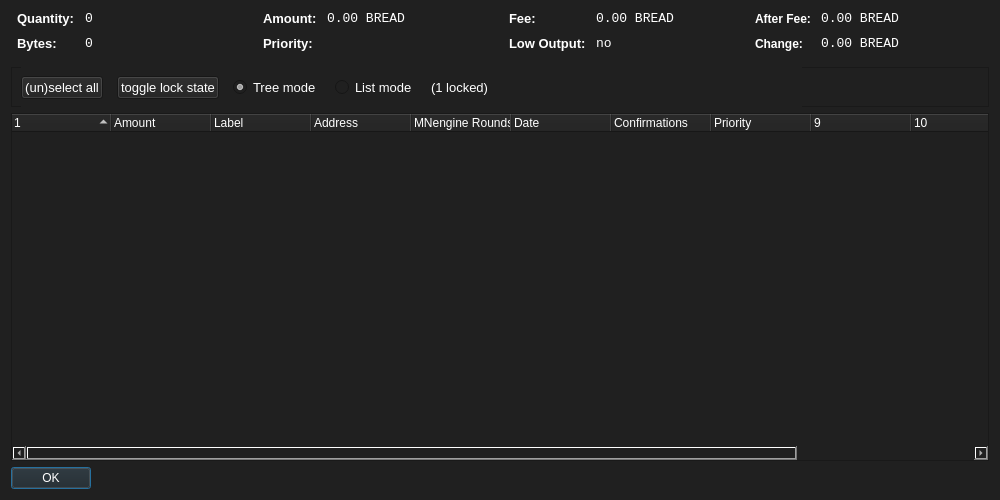
<?xml version="1.0" encoding="UTF-8"?>
<ui version="4.0">
 <class>CoinControlDialog</class>
 <widget class="QDialog" name="CoinControlDialog">
  <property name="geometry">
   <rect>
    <x>0</x>
    <y>0</y>
    <width>1000</width>
    <height>500</height>
   </rect>
  </property>
  <property name="windowTitle">
   <string>Coin Control</string>
  </property>
  <property name="styleSheet">
   <string notr="true">background-color: rgb(32, 32, 32);
color: rgb(255, 255, 255);</string>
  </property>
  <layout class="QVBoxLayout" name="verticalLayout">
   <item>
    <layout class="QHBoxLayout" name="horizontalLayoutTop" stretch="0,0,0,0">
     <property name="topMargin">
      <number>0</number>
     </property>
     <property name="bottomMargin">
      <number>10</number>
     </property>
     <item>
      <layout class="QFormLayout" name="formLayoutCoinControl1">
       <property name="horizontalSpacing">
        <number>10</number>
       </property>
       <property name="verticalSpacing">
        <number>10</number>
       </property>
       <property name="leftMargin">
        <number>6</number>
       </property>
       <property name="rightMargin">
        <number>6</number>
       </property>
       <item row="0" column="0">
        <widget class="QLabel" name="labelCoinControlQuantityText">
         <property name="font">
          <font>
           <pointsize>10</pointsize>
           <weight>75</weight>
           <bold>true</bold>
          </font>
         </property>
         <property name="styleSheet">
          <string notr="true">font-weight:bold;</string>
         </property>
         <property name="text">
          <string>Quantity:</string>
         </property>
        </widget>
       </item>
       <item row="0" column="1">
        <widget class="QLabel" name="labelCoinControlQuantity">
         <property name="font">
          <font>
           <family>Monospace</family>
           <pointsize>10</pointsize>
          </font>
         </property>
         <property name="cursor">
          <cursorShape>IBeamCursor</cursorShape>
         </property>
         <property name="contextMenuPolicy">
          <enum>Qt::ActionsContextMenu</enum>
         </property>
         <property name="text">
          <string notr="true">0</string>
         </property>
         <property name="textInteractionFlags">
          <set>Qt::LinksAccessibleByMouse|Qt::TextSelectableByKeyboard|Qt::TextSelectableByMouse</set>
         </property>
        </widget>
       </item>
       <item row="1" column="0">
        <widget class="QLabel" name="labelCoinControlBytesText">
         <property name="font">
          <font>
           <pointsize>10</pointsize>
           <weight>75</weight>
           <bold>true</bold>
          </font>
         </property>
         <property name="styleSheet">
          <string notr="true">font-weight:bold;</string>
         </property>
         <property name="text">
          <string>Bytes:</string>
         </property>
        </widget>
       </item>
       <item row="1" column="1">
        <widget class="QLabel" name="labelCoinControlBytes">
         <property name="font">
          <font>
           <family>Monospace</family>
           <pointsize>10</pointsize>
          </font>
         </property>
         <property name="cursor">
          <cursorShape>IBeamCursor</cursorShape>
         </property>
         <property name="contextMenuPolicy">
          <enum>Qt::ActionsContextMenu</enum>
         </property>
         <property name="text">
          <string notr="true">0</string>
         </property>
         <property name="textInteractionFlags">
          <set>Qt::LinksAccessibleByMouse|Qt::TextSelectableByKeyboard|Qt::TextSelectableByMouse</set>
         </property>
        </widget>
       </item>
      </layout>
     </item>
     <item>
      <layout class="QFormLayout" name="formLayoutCoinControl2">
       <property name="horizontalSpacing">
        <number>10</number>
       </property>
       <property name="verticalSpacing">
        <number>10</number>
       </property>
       <property name="leftMargin">
        <number>6</number>
       </property>
       <property name="rightMargin">
        <number>6</number>
       </property>
       <item row="0" column="0">
        <widget class="QLabel" name="labelCoinControlAmountText">
         <property name="font">
          <font>
           <pointsize>10</pointsize>
           <weight>75</weight>
           <bold>true</bold>
          </font>
         </property>
         <property name="styleSheet">
          <string notr="true">font-weight:bold;</string>
         </property>
         <property name="text">
          <string>Amount:</string>
         </property>
        </widget>
       </item>
       <item row="0" column="1">
        <widget class="QLabel" name="labelCoinControlAmount">
         <property name="font">
          <font>
           <family>Monospace</family>
           <pointsize>10</pointsize>
          </font>
         </property>
         <property name="cursor">
          <cursorShape>IBeamCursor</cursorShape>
         </property>
         <property name="contextMenuPolicy">
          <enum>Qt::ActionsContextMenu</enum>
         </property>
         <property name="text">
          <string notr="true">0.00 BREAD</string>
         </property>
         <property name="textInteractionFlags">
          <set>Qt::LinksAccessibleByMouse|Qt::TextSelectableByKeyboard|Qt::TextSelectableByMouse</set>
         </property>
        </widget>
       </item>
       <item row="1" column="0">
        <widget class="QLabel" name="labelCoinControlPriorityText">
         <property name="font">
          <font>
           <pointsize>10</pointsize>
           <weight>75</weight>
           <bold>true</bold>
          </font>
         </property>
         <property name="styleSheet">
          <string notr="true">font-weight:bold;</string>
         </property>
         <property name="text">
          <string>Priority:</string>
         </property>
        </widget>
       </item>
       <item row="1" column="1">
        <widget class="QLabel" name="labelCoinControlPriority">
         <property name="font">
          <font>
           <family>Monospace</family>
           <pointsize>10</pointsize>
          </font>
         </property>
         <property name="cursor">
          <cursorShape>IBeamCursor</cursorShape>
         </property>
         <property name="contextMenuPolicy">
          <enum>Qt::ActionsContextMenu</enum>
         </property>
         <property name="text">
          <string/>
         </property>
         <property name="textInteractionFlags">
          <set>Qt::LinksAccessibleByMouse|Qt::TextSelectableByKeyboard|Qt::TextSelectableByMouse</set>
         </property>
        </widget>
       </item>
      </layout>
     </item>
     <item>
      <layout class="QFormLayout" name="formLayoutCoinControl3">
       <property name="horizontalSpacing">
        <number>10</number>
       </property>
       <property name="verticalSpacing">
        <number>10</number>
       </property>
       <property name="leftMargin">
        <number>6</number>
       </property>
       <property name="rightMargin">
        <number>6</number>
       </property>
       <item row="0" column="0">
        <widget class="QLabel" name="labelCoinControlFeeText">
         <property name="font">
          <font>
           <pointsize>10</pointsize>
           <weight>75</weight>
           <bold>true</bold>
          </font>
         </property>
         <property name="styleSheet">
          <string notr="true">font-weight:bold;</string>
         </property>
         <property name="text">
          <string>Fee:</string>
         </property>
        </widget>
       </item>
       <item row="0" column="1">
        <widget class="QLabel" name="labelCoinControlFee">
         <property name="font">
          <font>
           <family>Monospace</family>
           <pointsize>10</pointsize>
          </font>
         </property>
         <property name="cursor">
          <cursorShape>IBeamCursor</cursorShape>
         </property>
         <property name="contextMenuPolicy">
          <enum>Qt::ActionsContextMenu</enum>
         </property>
         <property name="text">
          <string notr="true">0.00 BREAD</string>
         </property>
         <property name="textInteractionFlags">
          <set>Qt::LinksAccessibleByMouse|Qt::TextSelectableByKeyboard|Qt::TextSelectableByMouse</set>
         </property>
        </widget>
       </item>
       <item row="1" column="0">
        <widget class="QLabel" name="labelCoinControlLowOutputText">
         <property name="enabled">
          <bool>false</bool>
         </property>
         <property name="font">
          <font>
           <pointsize>10</pointsize>
           <weight>75</weight>
           <bold>true</bold>
          </font>
         </property>
         <property name="styleSheet">
          <string notr="true">font-weight:bold;</string>
         </property>
         <property name="text">
          <string>Low Output:</string>
         </property>
        </widget>
       </item>
       <item row="1" column="1">
        <widget class="QLabel" name="labelCoinControlLowOutput">
         <property name="enabled">
          <bool>false</bool>
         </property>
         <property name="font">
          <font>
           <family>Monospace</family>
           <pointsize>10</pointsize>
          </font>
         </property>
         <property name="cursor">
          <cursorShape>IBeamCursor</cursorShape>
         </property>
         <property name="contextMenuPolicy">
          <enum>Qt::ActionsContextMenu</enum>
         </property>
         <property name="text">
          <string notr="true">no</string>
         </property>
         <property name="textInteractionFlags">
          <set>Qt::LinksAccessibleByMouse|Qt::TextSelectableByKeyboard|Qt::TextSelectableByMouse</set>
         </property>
        </widget>
       </item>
      </layout>
     </item>
     <item>
      <layout class="QFormLayout" name="formLayoutCoinControl4">
       <property name="horizontalSpacing">
        <number>10</number>
       </property>
       <property name="verticalSpacing">
        <number>10</number>
       </property>
       <property name="leftMargin">
        <number>6</number>
       </property>
       <property name="rightMargin">
        <number>6</number>
       </property>
       <item row="0" column="0">
        <widget class="QLabel" name="labelCoinControlAfterFeeText">
         <property name="styleSheet">
          <string notr="true">font-weight:bold;</string>
         </property>
         <property name="text">
          <string>After Fee:</string>
         </property>
        </widget>
       </item>
       <item row="0" column="1">
        <widget class="QLabel" name="labelCoinControlAfterFee">
         <property name="font">
          <font>
           <family>Monospace</family>
           <pointsize>10</pointsize>
          </font>
         </property>
         <property name="cursor">
          <cursorShape>IBeamCursor</cursorShape>
         </property>
         <property name="contextMenuPolicy">
          <enum>Qt::ActionsContextMenu</enum>
         </property>
         <property name="text">
          <string notr="true">0.00 BREAD</string>
         </property>
         <property name="textInteractionFlags">
          <set>Qt::LinksAccessibleByMouse|Qt::TextSelectableByKeyboard|Qt::TextSelectableByMouse</set>
         </property>
        </widget>
       </item>
       <item row="1" column="0">
        <widget class="QLabel" name="labelCoinControlChangeText">
         <property name="enabled">
          <bool>false</bool>
         </property>
         <property name="styleSheet">
          <string notr="true">font-weight:bold;</string>
         </property>
         <property name="text">
          <string>Change:</string>
         </property>
        </widget>
       </item>
       <item row="1" column="1">
        <widget class="QLabel" name="labelCoinControlChange">
         <property name="enabled">
          <bool>false</bool>
         </property>
         <property name="font">
          <font>
           <family>Monospace</family>
           <pointsize>10</pointsize>
          </font>
         </property>
         <property name="cursor">
          <cursorShape>IBeamCursor</cursorShape>
         </property>
         <property name="contextMenuPolicy">
          <enum>Qt::ActionsContextMenu</enum>
         </property>
         <property name="text">
          <string notr="true">0.00 BREAD</string>
         </property>
         <property name="textInteractionFlags">
          <set>Qt::LinksAccessibleByMouse|Qt::TextSelectableByKeyboard|Qt::TextSelectableByMouse</set>
         </property>
        </widget>
       </item>
      </layout>
     </item>
    </layout>
   </item>
   <item>
    <widget class="QFrame" name="frame">
     <property name="minimumSize">
      <size>
       <width>0</width>
       <height>40</height>
      </size>
     </property>
     <property name="frameShape">
      <enum>QFrame::StyledPanel</enum>
     </property>
     <property name="frameShadow">
      <enum>QFrame::Sunken</enum>
     </property>
     <widget class="QWidget" name="horizontalLayoutWidget">
      <property name="geometry">
       <rect>
        <x>10</x>
        <y>0</y>
        <width>781</width>
        <height>41</height>
       </rect>
      </property>
      <layout class="QHBoxLayout" name="horizontalLayoutPanel" stretch="0,0,0,0,0,0">
       <property name="spacing">
        <number>14</number>
       </property>
       <item>
        <widget class="QPushButton" name="pushButtonSelectAll">
         <property name="sizePolicy">
          <sizepolicy hsizetype="Maximum" vsizetype="Fixed">
           <horstretch>0</horstretch>
           <verstretch>0</verstretch>
          </sizepolicy>
         </property>
         <property name="font">
          <font>
           <pointsize>10</pointsize>
          </font>
         </property>
         <property name="text">
          <string>(un)select all</string>
         </property>
        </widget>
       </item>
       <item>
        <widget class="QPushButton" name="pushButtonToggleLock">
         <property name="sizePolicy">
          <sizepolicy hsizetype="Maximum" vsizetype="Fixed">
           <horstretch>0</horstretch>
           <verstretch>0</verstretch>
          </sizepolicy>
         </property>
         <property name="font">
          <font>
           <pointsize>10</pointsize>
          </font>
         </property>
         <property name="text">
          <string>toggle lock state</string>
         </property>
         <property name="autoDefault">
          <bool>false</bool>
         </property>
        </widget>
       </item>
       <item>
        <widget class="QRadioButton" name="radioTreeMode">
         <property name="sizePolicy">
          <sizepolicy hsizetype="Maximum" vsizetype="Fixed">
           <horstretch>0</horstretch>
           <verstretch>0</verstretch>
          </sizepolicy>
         </property>
         <property name="font">
          <font>
           <pointsize>10</pointsize>
          </font>
         </property>
         <property name="text">
          <string>Tree mode</string>
         </property>
         <property name="checked">
          <bool>true</bool>
         </property>
        </widget>
       </item>
       <item>
        <widget class="QRadioButton" name="radioListMode">
         <property name="sizePolicy">
          <sizepolicy hsizetype="Maximum" vsizetype="Fixed">
           <horstretch>0</horstretch>
           <verstretch>0</verstretch>
          </sizepolicy>
         </property>
         <property name="font">
          <font>
           <pointsize>10</pointsize>
          </font>
         </property>
         <property name="text">
          <string>List mode</string>
         </property>
        </widget>
       </item>
       <item>
        <widget class="QLabel" name="labelLocked">
         <property name="font">
          <font>
           <pointsize>10</pointsize>
          </font>
         </property>
         <property name="text">
          <string>(1 locked)</string>
         </property>
        </widget>
       </item>
       <item>
        <spacer name="horizontalSpacer">
         <property name="orientation">
          <enum>Qt::Horizontal</enum>
         </property>
         <property name="sizeHint" stdset="0">
          <size>
           <width>40</width>
           <height>20</height>
          </size>
         </property>
        </spacer>
       </item>
      </layout>
     </widget>
    </widget>
   </item>
   <item>
    <widget class="CoinControlTreeWidget" name="treeWidget">
     <property name="font">
      <font>
       <pointsize>10</pointsize>
      </font>
     </property>
     <property name="contextMenuPolicy">
      <enum>Qt::CustomContextMenu</enum>
     </property>
     <property name="sortingEnabled">
      <bool>false</bool>
     </property>
     <property name="columnCount">
      <number>12</number>
     </property>
     <attribute name="headerShowSortIndicator" stdset="0">
      <bool>true</bool>
     </attribute>
     <attribute name="headerStretchLastSection">
      <bool>false</bool>
     </attribute>
     <column>
      <property name="text">
       <string/>
      </property>
     </column>
     <column>
      <property name="text">
       <string>Amount</string>
      </property>
     </column>
     <column>
      <property name="text">
       <string>Label</string>
      </property>
     </column>
     <column>
      <property name="text">
       <string>Address</string>
      </property>
     </column>
     <column>
      <property name="text">
       <string>MNengine Rounds</string>
      </property>
     </column>
     <column>
      <property name="text">
       <string>Date</string>
      </property>
     </column>
     <column>
      <property name="text">
       <string>Confirmations</string>
      </property>
      <property name="toolTip">
       <string>Confirmed</string>
      </property>
     </column>
     <column>
      <property name="text">
       <string>Priority</string>
      </property>
     </column>
     <column>
      <property name="text">
       <string/>
      </property>
     </column>
     <column>
      <property name="text">
       <string/>
      </property>
     </column>
     <column>
      <property name="text">
       <string/>
      </property>
     </column>
     <column>
      <property name="text">
       <string/>
      </property>
     </column>
    </widget>
   </item>
   <item>
    <widget class="QDialogButtonBox" name="buttonBox">
     <property name="sizePolicy">
      <sizepolicy hsizetype="Maximum" vsizetype="Fixed">
       <horstretch>0</horstretch>
       <verstretch>0</verstretch>
      </sizepolicy>
     </property>
     <property name="font">
      <font>
       <pointsize>10</pointsize>
      </font>
     </property>
     <property name="orientation">
      <enum>Qt::Horizontal</enum>
     </property>
     <property name="standardButtons">
      <set>QDialogButtonBox::Ok</set>
     </property>
    </widget>
   </item>
  </layout>
 </widget>
 <customwidgets>
  <customwidget>
   <class>CoinControlTreeWidget</class>
   <extends>QTreeWidget</extends>
   <header>coincontroltreewidget.h</header>
  </customwidget>
 </customwidgets>
 <resources/>
 <connections/>
</ui>
